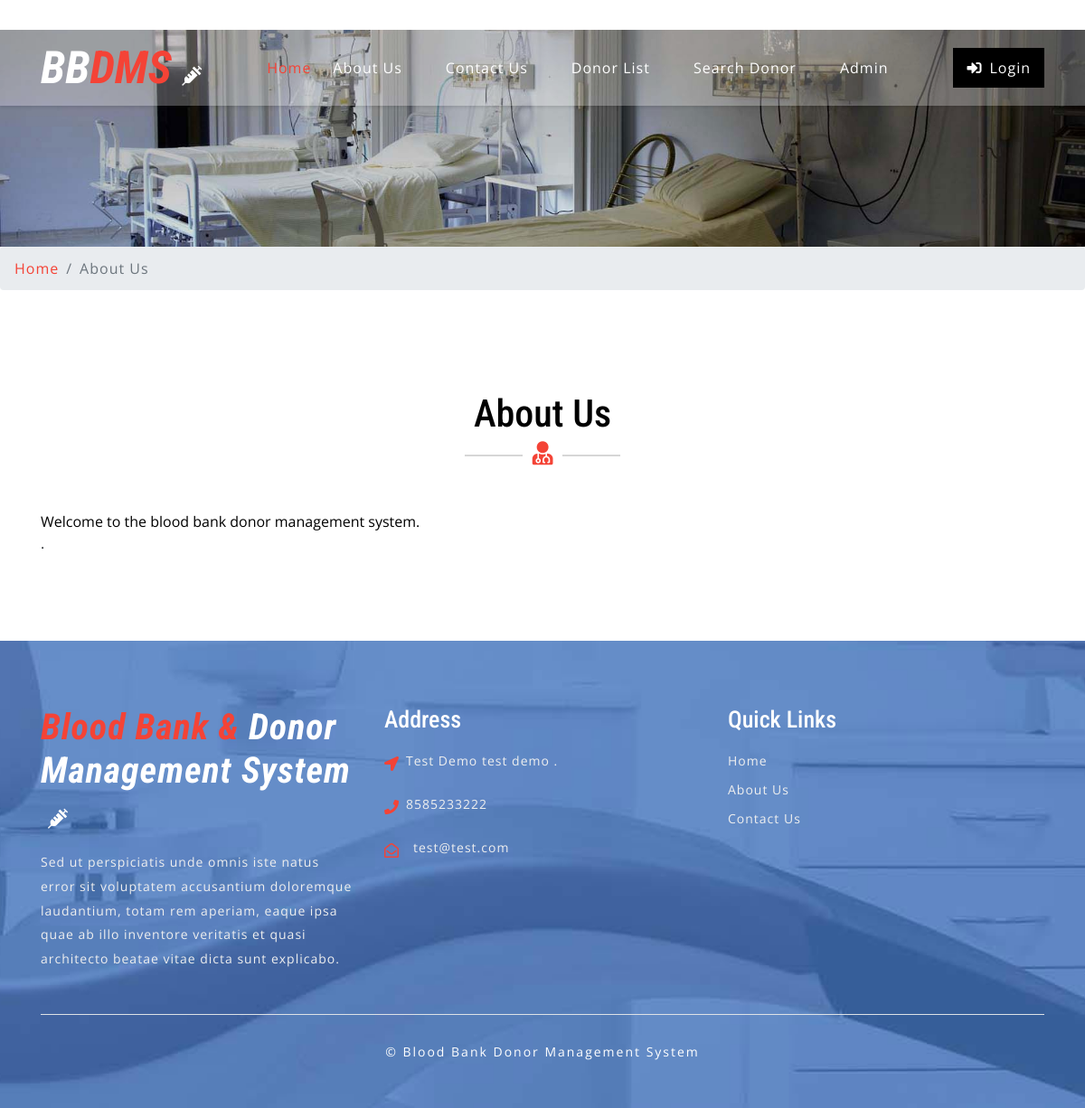
Page /about.php on the committed database.
### tables this page shows
CREATE TABLE `tblpages` (
  `id` int(11) NOT NULL,
  `PageName` varchar(255) DEFAULT NULL,
  `type` varchar(255) NOT NULL DEFAULT '',
  `detail` longtext NOT NULL
);

CREATE TABLE `tblcontactusinfo` (
  `id` int(11) NOT NULL,
  `Address` tinytext DEFAULT NULL,
  `EmailId` varchar(255) DEFAULT NULL,
  `ContactNo` char(11) DEFAULT NULL
);

### about.php (the view, shortened to what this page needs)
<?php
include('includes/config.php');
?>
<!DOCTYPE html>
<html lang="zxx">
<head>
	<link rel="stylesheet" href="css/bootstrap.css">
	<link rel="stylesheet" href="css/style.css" type="text/css" media="all" />
	<link rel="stylesheet" href="css/fontawesome-all.css">
</head>
<body>
	<?php include('includes/header.php');?>
	<div class="inner-banner-w3ls">
	</div>
	<div class="breadcrumb-agile">
		<div aria-label="breadcrumb">
			<ol class="breadcrumb">
				<li class="breadcrumb-item">
					<a href="index.php">Home</a>
				</li>
				<li class="breadcrumb-item active" aria-current="page">About Us</li>
			</ol>
		</div>
	</div>
	<section class="about py-5">
		<div class="container py-xl-5 py-lg-3">
			<?php
$pagetype="aboutus";
$sql = "SELECT type,detail,PageName from tblpages where type=:pagetype";
$query = $dbh -> prepare($sql);
$query->bindParam(':pagetype',$pagetype,PDO::PARAM_STR);
$query->execute();
$results=$query->fetchAll(PDO::FETCH_OBJ);
if($query->rowCount() > 0)
{
foreach($results as $result)
{ ?>
			<div class="w3ls-titles text-center mb-md-5 mb-4">
				<h3 class="title"><?php   echo htmlentities($result->PageName); ?></h3>
				<span>
					<i class="fas fa-user-md"></i>
				</span>
			</div>
			<p class="aboutpara text-center mx-auto"><?php  echo $result->detail; ?>.</p>
<?php } } ?>
		</div>
	</section>
	<?php include('includes/footer.php');?>
</body>
</html>

### includes/footer.php (shortened to what this page needs)
<footer>
    <div class="w3ls-footer-grids pt-sm-4 pt-3">
      <div class="container py-xl-5 py-lg-3">
        <div class="row">
          <div class="col-md-4 w3l-footer">
            <h2 class="mb-sm-3 mb-2">
              <a href="index.php" class="text-white font-italic font-weight-bold">
                <span>Blood Bank & </span>Donor Management System
                <i class="fas fa-syringe ml-2"></i>
              </a>
            </h2>
            <p>Sed ut perspiciatis unde omnis iste natus error sit voluptatem accusantium doloremque laudantium, totam rem
              aperiam,
              eaque ipsa quae ab illo inventore veritatis et quasi architecto beatae vitae dicta sunt explicabo.</p>
          </div>
          <div class="col-md-4 w3l-footer my-md-0 my-4">
            <h3 class="mb-sm-3 mb-2 text-white">Address</h3>
            <ul class="list-unstyled">
              <?php
$sql = "SELECT * from tblcontactusinfo";
$query = $dbh -> prepare($sql);
$query->execute();
$results=$query->fetchAll(PDO::FETCH_OBJ);
if($query->rowCount() > 0)
{
foreach($results as $result)
{ ?>
              <li>
                <i class="fas fa-location-arrow float-left"></i>
                <p class="ml-4">
                  <span><?php  echo $result->Address; ?>. </p>
                <div class="clearfix"></div>
              </li>
              <li class="my-3">
                <i class="fas fa-phone float-left"></i>
                <p class="ml-4"><?php  echo $result->ContactNo; ?></p>
                <div class="clearfix"></div>
              </li>
              <li>
                <i class="far fa-envelope-open float-left"></i>
                <a href="mailto:info@example.com" class="ml-3"><?php  echo $result->EmailId; ?></a>
                <div class="clearfix"></div>
              </li>
            <?php } } ?></ul>
          </div>
          <div class="col-md-4 w3l-footer">
            <h3 class="mb-sm-3 mb-2 text-white">Quick Links</h3>
            <div class="nav-w3-l">
              <ul class="list-unstyled">
                <li>
                  <a href="index.php">Home</a>
                </li>
                <li class="mt-2">
                  <a href="about.php">About Us</a>
                </li>
                <li class="mt-2">
                  <a href="contact.php">Contact Us</a>
                </li>
              </ul>
            </div>
          </div>
        </div>
        <div class="border-top mt-5 pt-lg-4 pt-3 pb-lg-0 pb-3 text-center">
          <p class="copy-right-grids mt-lg-1">©  Blood Bank Donor Management System
          </p>
        </div>
      </div>
    </div>
  </footer>

### css/style.css (style rules this page uses)
body { padding: 0; margin: 0; background: #FFF; font-family: 'Open Sans', sans-serif; }
body a { transition: 0.5s all; -webkit-transition: 0.5s all; -moz-transition: 0.5s all; -o-transition: 0.5s all; -ms-transition: 0.5s all; text-decoration: none; }
h1, h2, h3, h4, h5, h6 { margin: 0; padding: 0; font-family: 'Roboto Condensed', sans-serif; }
p { margin: 0; padding: 0; font-family: 'Open Sans', sans-serif; font-size: 15px; letter-spacing: 1px; line-height: 1.9; color: #999; }
ul, ol { margin: 0; padding: 0; }
.navbar-light .navbar-brand, .navbar-light .navbar-brand:hover, .navbar-light .navbar-brand:focus, .w3l-footer h2 a span { color: #f44336; }
a.navbar-brand i, .w3l-footer h2 a i { color: #fff; font-size: 22px; }
h3.title { color: #000; font-size: 42px; }
.w3ls-titles span { position: relative; }
.w3ls-titles span:before { content: " "; background: #d6d6d6; width: 64px; height: 2px; position: absolute; top: 9px; left: -75px; }
.w3ls-titles span:after { content: " "; background: #d6d6d6; width: 64px; height: 2px; position: absolute; top: 9px; right: -75px; }
.w3ls-titles i { color: #f44336; font-size: 26px; margin-top: 5px; }
footer { background: url(../images/bg3.jpg) no-repeat center fixed; background-size: cover; -webkit-background-size: cover; -moz-background-size: cover; -o-background-size: cover; -moz-background-size: cover; }
.w3l-footer h2 a { font-size: 40px; letter-spacing: 1px; }
.w3l-footer h3 { font-size: 26px; }
.w3l-footer p, .w3l-footer p a, .w3l-footer ul li a { font-size: 14px; color: #efefef; letter-spacing: 1px; }
.w3l-footer ul li i { color: #f44336; line-height: 2; }
p.copy-right-grids { font-size: 14px; color: #fff; letter-spacing: 2px; }
.inner-banner-w3ls { background: url(../images/banner3.jpg) no-repeat center; background-size: cover; -webkit-background-size: cover; -moz-background-size: cover; -o-background-size: cover; -moz-background-size: cover; height: 20vw; }
.breadcrumb li a { color: #f44336; }
.breadcrumb li { letter-spacing: 1px; color: #000; }
.about p.aboutpara { font-size: 16px; max-width: 900px; }

### rows in the picture
tblpages: PageName "About Us", detail "Welcome to the blood bank donor management system."
tblcontactusinfo: Address "Test Demo test demo", ContactNo "8585233222", EmailId "test@test.com"
